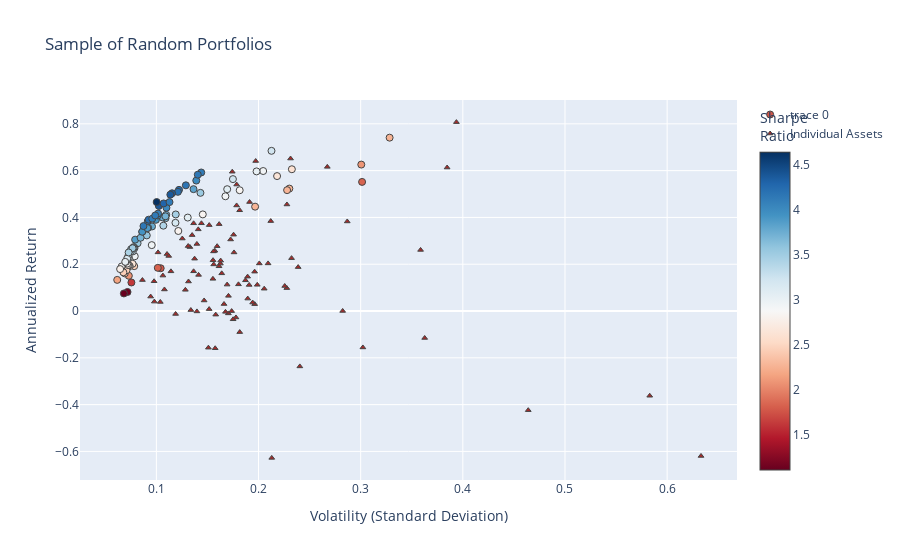

Write notebook code for a chart like this one.
### Code cell
fig = go.Figure()
fig.add_trace(go.Scatter(
    x=mean_variance_pairs[:, 1]**0.5,
    y=mean_variance_pairs[:, 0],
    mode='markers',
    marker=dict(
        color=(mean_variance_pairs[:, 0])/(mean_variance_pairs[:, 1]**0.5),
        showscale=True, 
        size=7,
        line=dict(width=1),
        colorscale="RdBu",
        colorbar=dict(title="Sharpe<br>Ratio")
    ),
    hoverinfo='text',
    text=hover_texts
))

fig.add_trace(go.Scatter(
    x=volatility, 
    y=annualized_returns,
    mode='markers',
    hoverinfo='text',
    hovertext=[
        f"{name} <br>Volatility: {vol:.2f} <br>Returns: {ret:.2%} <br>Sharpe Ratio: {sr:.2f}"
        for name, vol, ret, sr in zip(names, volatility, annualized_returns, sharpe_ratios)
    ],
    marker=dict(
        color='brown',
        size=5,
        symbol='triangle-up',  # Sets the marker shape to a triangle
        line=dict(width=1)
    ),
    name="Individual Assets"
))

fig.update_layout(
    title='Sample of Random Portfolios',
    xaxis_title='Volatility (Standard Deviation)',
    yaxis_title='Annualized Return',
)

fig.show()

### Figure 1 — Plotly figure (JSON) as saved in the notebook; plotly's stock layout.template omitted (floating-point values rounded to 4 significant figures)
{"data": [{"hoverinfo": "text", "marker": {"color": [1.756, 2.815, 1.82, 2.969, 2.839, 2.268, 3.774, 3.055, 3.47, 2.451, 2.95, 1.615, 3.177, 3.549, 2.273, 2.628, 3.87, 3.309, 2.062, 2.843, 2.266, 1.135, 2.926, 3.528, 1.103, 3.85, 3.751, 4.239, 2.327, 3.413, 3.916, 4.19, 4.019, 2.598, 1.831, 2.664, 4.206, 2.462, 4.362, 3.223, 2.722, 4.375, 3.394, 3.115, 2.443, 3.639, 3.768, 3.566, 2.883, 2.838, 3.426, 3.717, 3.927, 2.605, 4.224, 4.025, 3.075, 3.248, 2.082, 4.383, 2.644, 4.293, 3.82, 4.096, 2.999, 2.925, 2.158, 2.257, 4.125, 3.702, 4.009, 3.076, 3.135, 4.643, 4.111, 3.932, 3.888, 3.219, 4.115, 3.514, 4.129, 3.022, 3.013, 4.169, 3.511, 3.469, 3.499, 4.156, 2.779, 3.435, 4.146], "colorbar": {"title": {"text": "Sharpe<br>Ratio"}}, "colorscale": [[0, "rgb(103,0,31)"], [0.1, "rgb(178,24,43)"], [0.2, "rgb(214,96,77)"], [0.3, "rgb(244,165,130)"], [0.4, "rgb(253,219,199)"], [0.5, "rgb(247,247,247)"], [0.6, "rgb(209,229,240)"], [0.7, "rgb(146,197,222)"], [0.8, "rgb(67,147,195)"], [0.9, "rgb(33,102,172)"], [1, "rgb(5,48,97)"]], "line": {"width": 1}, "showscale": true, "size": 7}, "mode": "markers", "text": ["Return: 18.30%<br>Volatility: 0.10<br>WFC_Close: Weight=0.05<br>ACN_Close: Weight=0.24<br>ORCL_Close: Weight=0.20<br>RMD_Close: Weight=0.26<br>ETN_Close: Weight=0.24", "Return: 34.21%<br>Volatility: 0.12<br>MSFT_Close: Weight=0.52<br>V_Close: Weight=0.32<br>INTC_Close: Weight=0.16", "Return: 18.46%<br>Volatility: 0.10<br>AEP_Close: Weight=0.15<br>ETN_Close: Weight=0.52<br>ACN_Close: Weight=0.33", "Return: 23.41%<br>Volatility: 0.08<br>TMO_Close: Weight=0.23<br>NEE_Close: Weight=0.25<br>BAC_Close: Weight=0.23<br>ORCL_Close: Weight=0.13<br>MCD_Close: Weight=0.17", "Return: 41.30%<br>Volatility: 0.15<br>BABA_Close: Weight=0.33<br>KO_Close: Weight=0.24<br>BAC_Close: Weight=0.21<br>VRTX_Close: Weight=0.22<br>JNJ_Close: Weight=0.00", "Return: 44.61%<br>Volatility: 0.20<br>DIS_Close: Weight=0.12<br>EW_Close: Weight=0.12<br>NVDA_Close: Weight=0.37<br>META_Close: Weight=0.39", "Return: 36.14%<br>Volatility: 0.10<br>CAT_Close: Weight=0.27<br>DIS_Close: Weight=0.33<br>ABBV_Close: Weight=0.31<br>ABT_Close: Weight=0.09", "Return: 39.94%<br>Volatility: 0.13<br>ABBV_Close: Weight=0.61<br>COST_Close: Weight=0.03<br>V_Close: Weight=0.14<br>BTI_Close: Weight=0.23", "Return: 41.28%<br>Volatility: 0.12<br>BABA_Close: Weight=0.38<br>WMT_Close: Weight=0.14<br>MMM_Close: Weight=0.29<br>RMD_Close: Weight=0.04<br>SYY_Close: Weight=0.15", "Return: 19.19%<br>Volatility: 0.08<br>GS_Close: Weight=0.00<br>GM_Close: Weight=0.07<br>PG_Close: Weight=0.07<br>MSFT_Close: Weight=0.23<br>AEP_Close: Weight=0.62", "Return: 28.17%<br>Volatility: 0.10<br>CAT_Close: Weight=0.08<br>V_Close: Weight=0.28<br>UNH_Close: Weight=0.32<br>QCOM_Close: Weight=0.22<br>K_Close: Weight=0.10", "Return: 12.20%<br>Volatility: 0.08<br>PEP_Close: Weight=0.52<br>DUK_Close: Weight=0.32<br>SAP_Close: Weight=0.16", "Return: 37.70%<br>Volatility: 0.12<br>BABA_Close: Weight=0.02<br>MCD_Close: Weight=0.74<br>MSFT_Close: Weight=0.25", "Return: 28.97%<br>Volatility: 0.08<br>ACN_Close: Weight=0.31<br>DUK_Close: Weight=0.34<br>EMR_Close: Weight=0.05<br>KO_Close: Weight=0.02<br>BA_Close: Weight=0.29", "Return: 52.33%<br>Volatility: 0.23<br>WMT_Close: Weight=0.01<br>NVDA_Close: Weight=0.49<br>GOOG_Close: Weight=0.44<br>PFE_Close: Weight=0.07", "Return: 20.18%<br>Volatility: 0.08<br>ABT_Close: Weight=0.02<br>LMT_Close: Weight=0.48<br>DUK_Close: Weight=0.34<br>MSFT_Close: Weight=0.16", "Return: 35.60%<br>Volatility: 0.09<br>CAT_Close: Weight=0.16<br>UNH_Close: Weight=0.12<br>ISRG_Close: Weight=0.19<br>NKE_Close: Weight=0.04<br>LMT_Close: Weight=0.49", "Return: 25.48%<br>Volatility: 0.08<br>HON_Close: Weight=0.30<br>T_Close: Weight=0.15<br>MCD_Close: Weight=0.24<br>V_Close: Weight=0.30", "Return: 15.07%<br>Volatility: 0.07<br>JPM_Close: Weight=0.21<br>TXN_Close: Weight=0.04<br>RMD_Close: Weight=0.18<br>ACN_Close: Weight=0.11<br>DUK_Close: Weight=0.47", "Return: 51.63%<br>Volatility: 0.18<br>COST_Close: Weight=0.09<br>DE_Close: Weight=0.43<br>PFE_Close: Weight=0.10<br>NVDA_Close: Weight=0.37", "Return: 51.67%<br>Volatility: 0.23<br>RMD_Close: Weight=0.08<br>NVDA_Close: Weight=0.46<br>GOOG_Close: Weight=0.46", "Return: 8.14%<br>Volatility: 0.07<br>MDT_Close: Weight=0.05<br>SRE_Close: Weight=0.26<br>DUK_Close: Weight=0.26<br>PFE_Close: Weight=0.29<br>CRM_Close: Weight=0.15", "Return: 49.04%<br>Volatility: 0.17<br>NEE_Close: Weight=0.37<br>BABA_Close: Weight=0.54<br>NVDA_Close: Weight=0.08", "Return: 50.51%<br>Volatility: 0.14<br>CAT_Close: Weight=0.34<br>ISRG_Close: Weight=0.61<br>MDT_Close: Weight=0.05", "Return: 7.53%<br>Volatility: 0.07<br>ACN_Close: Weight=0.14<br>F_Close: Weight=0.19<br>HD_Close: Weight=0.06<br>PG_Close: Weight=0.34<br>SO_Close: Weight=0.26", "Return: 30.51%<br>Volatility: 0.08<br>JNJ_Close: Weight=0.23<br>DUK_Close: Weight=0.16<br>HON_Close: Weight=0.31<br>BA_Close: Weight=0.30", "Return: 41.12%<br>Volatility: 0.11<br>AEP_Close: Weight=0.07<br>JNJ_Close: Weight=0.23<br>CAT_Close: Weight=0.38<br>TXN_Close: Weight=0.33", "Return: 51.79%<br>Volatility: 0.12<br>ABT_Close: Weight=0.06<br>V_Close: Weight=0.05<br>BA_Close: Weight=0.35<br>ZBH_Close: Weight=0.11<br>CAT_Close: Weight=0.42", "Return: 16.09%<br>Volatility: 0.07<br>LLY_Close: Weight=0.22<br>LMT_Close: Weight=0.25<br>JPM_Close: Weight=0.21<br>AEP_Close: Weight=0.32", "Return: 36.48%<br>Volatility: 0.11<br>ABBV_Close: Weight=0.29<br>V_Close: Weight=0.59<br>EMR_Close: Weight=0.12", "Return: 38.99%<br>Volatility: 0.10<br>SYY_Close: Weight=0.28<br>MA_Close: Weight=0.31<br>BA_Close: Weight=0.35<br>SNAP_Close: Weight=0.00<br>AAPL_Close: Weight=0.05", "Return: 38.38%<br>Volatility: 0.09<br>ABT_Close: Weight=0.25<br>WMT_Close: Weight=0.26<br>BA_Close: Weight=0.23<br>V_Close: Weight=0.07<br>SYK_Close: Weight=0.19", "Return: 44.15%<br>Volatility: 0.11<br>ABBV_Close: Weight=0.41<br>TXN_Close: Weight=0.32<br>MCD_Close: Weight=0.27", "Return: 19.20%<br>Volatility: 0.07<br>V_Close: Weight=0.23<br>XOM_Close: Weight=0.34<br>HON_Close: Weight=0.42", "Return: 55.19%<br>Volatility: 0.30<br>AAPL_Close: Weight=0.15<br>ABBV_Close: Weight=0.10<br>VRTX_Close: Weight=0.75", "Return: 19.48%<br>Volatility: 0.07<br>GM_Close: Weight=0.18<br>JNJ_Close: Weight=0.16<br>DIS_Close: Weight=0.04<br>NEE_Close: Weight=0.37<br>SAP_Close: Weight=0.25", "Return: 50.93%<br>Volatility: 0.12<br>GOOG_Close: Weight=0.14<br>BA_Close: Weight=0.30<br>PYPL_Close: Weight=0.29<br>MCD_Close: Weight=0.26", "Return: 17.43%<br>Volatility: 0.07<br>LMT_Close: Weight=0.35<br>JNJ_Close: Weight=0.15<br>ACN_Close: Weight=0.17<br>PG_Close: Weight=0.32<br>MMM_Close: Weight=0.02", "Return: 50.33%<br>Volatility: 0.12<br>LLY_Close: Weight=0.16<br>CAT_Close: Weight=0.36<br>BA_Close: Weight=0.42<br>GOOG_Close: Weight=0.06", "Return: 56.38%<br>Volatility: 0.17<br>UNH_Close: Weight=0.02<br>MCD_Close: Weight=0.29<br>PYPL_Close: Weight=0.68", "Return: 19.64%<br>Volatility: 0.07<br>BA_Close: Weight=0.05<br>META_Close: Weight=0.10<br>HON_Close: Weight=0.05<br>AEP_Close: Weight=0.54<br>CVX_Close: Weight=0.26", "Return: 49.74%<br>Volatility: 0.11<br>BA_Close: Weight=0.38<br>KO_Close: Weight=0.25<br>CAT_Close: Weight=0.38", "Return: 25.53%<br>Volatility: 0.08<br>MCD_Close: Weight=0.33<br>UNH_Close: Weight=0.08<br>DIS_Close: Weight=0.26<br>ISRG_Close: Weight=0.17<br>JNJ_Close: Weight=0.16", "Return: 22.79%<br>Volatility: 0.07<br>NEE_Close: Weight=0.40<br>HD_Close: Weight=0.09<br>VZ_Close: Weight=0.10<br>ORCL_Close: Weight=0.13<br>ACN_Close: Weight=0.29", "Return: 16.55%<br>Volatility: 0.07<br>LMT_Close: Weight=0.18<br>JNJ_Close: Weight=0.36<br>PEP_Close: Weight=0.04<br>KO_Close: Weight=0.42", "Return: 39.65%<br>Volatility: 0.11<br>GOOGL_Close: Weight=0.33<br>SYY_Close: Weight=0.22<br>BA_Close: Weight=0.45", "Return: 39.99%<br>Volatility: 0.11<br>PEP_Close: Weight=0.17<br>ABBV_Close: Weight=0.50<br>MCD_Close: Weight=0.24<br>EMR_Close: Weight=0.09", "Return: 32.32%<br>Volatility: 0.09<br>ABBV_Close: Weight=0.34<br>RTX_Close: Weight=0.18<br>AEP_Close: Weight=0.11<br>HON_Close: Weight=0.23<br>CRM_Close: Weight=0.14", "Return: 19.04%<br>Volatility: 0.07<br>XOM_Close: Weight=0.23<br>DUK_Close: Weight=0.28<br>WMT_Close: Weight=0.23<br>LMT_Close: Weight=0.22<br>GOOGL_Close: Weight=0.04", "Return: 20.29%<br>Volatility: 0.07<br>NEE_Close: Weight=0.22<br>LMT_Close: Weight=0.19<br>WFC_Close: Weight=0.22<br>SYY_Close: Weight=0.14<br>MMM_Close: Weight=0.23", "Return: 26.94%<br>Volatility: 0.08<br>PYPL_Close: Weight=0.09<br>MCD_Close: Weight=0.19<br>RTX_Close: Weight=0.23<br>AEP_Close: Weight=0.27<br>ACN_Close: Weight=0.23", "Return: 40.48%<br>Volatility: 0.11<br>V_Close: Weight=0.63<br>CAT_Close: Weight=0.09<br>ABBV_Close: Weight=0.29", "Return: 33.87%<br>Volatility: 0.09<br>ABT_Close: Weight=0.18<br>BABA_Close: Weight=0.20<br>GOOG_Close: Weight=0.01<br>WMT_Close: Weight=0.09<br>NEE_Close: Weight=0.52", "Return: 60.60%<br>Volatility: 0.23<br>DHR_Close: Weight=0.05<br>BABA_Close: Weight=0.44<br>CMCSA_Close: Weight=0.00<br>NVDA_Close: Weight=0.39<br>AEP_Close: Weight=0.12", "Return: 39.04%<br>Volatility: 0.09<br>BA_Close: Weight=0.22<br>HD_Close: Weight=0.19<br>UNH_Close: Weight=0.47<br>GOOG_Close: Weight=0.05<br>ACN_Close: Weight=0.07", "Return: 40.84%<br>Volatility: 0.10<br>KO_Close: Weight=0.18<br>CAT_Close: Weight=0.26<br>PYPL_Close: Weight=0.28<br>PEP_Close: Weight=0.28", "Return: 52.08%<br>Volatility: 0.17<br>NVDA_Close: Weight=0.25<br>WMT_Close: Weight=0.70<br>MA_Close: Weight=0.05", "Return: 23.58%<br>Volatility: 0.07<br>JPM_Close: Weight=0.18<br>NEE_Close: Weight=0.36<br>HON_Close: Weight=0.46", "Return: 62.59%<br>Volatility: 0.30<br>NVDA_Close: Weight=0.76<br>PG_Close: Weight=0.21<br>MS_Close: Weight=0.03", "Return: 44.91%<br>Volatility: 0.10<br>BA_Close: Weight=0.34<br>MA_Close: Weight=0.29<br>MCD_Close: Weight=0.37", "Return: 57.67%<br>Volatility: 0.22<br>BA_Close: Weight=0.27<br>NVDA_Close: Weight=0.52<br>MO_Close: Weight=0.21", "Return: 45.99%<br>Volatility: 0.11<br>DE_Close: Weight=0.12<br>ABBV_Close: Weight=0.35<br>TXN_Close: Weight=0.19<br>WMT_Close: Weight=0.34", "Return: 52.09%<br>Volatility: 0.14<br>CAT_Close: Weight=0.46<br>ISRG_Close: Weight=0.23<br>AMZN_Close: Weight=0.31", "Return: 41.66%<br>Volatility: 0.10<br>BA_Close: Weight=0.40<br>UNH_Close: Weight=0.30<br>LMT_Close: Weight=0.30", "Return: 21.09%<br>Volatility: 0.07<br>VZ_Close: Weight=0.14<br>DUK_Close: Weight=0.27<br>CVX_Close: Weight=0.17<br>MCD_Close: Weight=0.33<br>META_Close: Weight=0.10", "Return: 59.84%<br>Volatility: 0.20<br>PYPL_Close: Weight=0.44<br>SYK_Close: Weight=0.24<br>NVDA_Close: Weight=0.33", "Return: 13.32%<br>Volatility: 0.06<br>F_Close: Weight=0.12<br>NEE_Close: Weight=0.35<br>JPM_Close: Weight=0.05<br>KO_Close: Weight=0.31<br>DIS_Close: Weight=0.18", "Return: 74.09%<br>Volatility: 0.33<br>DE_Close: Weight=0.18<br>ISRG_Close: Weight=0.01<br>NVDA_Close: Weight=0.81", "Return: 46.56%<br>Volatility: 0.11<br>VRTX_Close: Weight=0.16<br>HON_Close: Weight=0.26<br>WMT_Close: Weight=0.26<br>BA_Close: Weight=0.31", "Return: 31.32%<br>Volatility: 0.08<br>MO_Close: Weight=0.02<br>MCD_Close: Weight=0.38<br>UNH_Close: Weight=0.21<br>HON_Close: Weight=0.38", "Return: 55.75%<br>Volatility: 0.14<br>PYPL_Close: Weight=0.42<br>BA_Close: Weight=0.43<br>SYY_Close: Weight=0.15", "Return: 21.94%<br>Volatility: 0.07<br>LLY_Close: Weight=0.13<br>KO_Close: Weight=0.29<br>UNH_Close: Weight=0.32<br>LMT_Close: Weight=0.27", "Return: 22.39%<br>Volatility: 0.07<br>DUK_Close: Weight=0.29<br>UNH_Close: Weight=0.08<br>HD_Close: Weight=0.27<br>HON_Close: Weight=0.36", "Return: 46.58%<br>Volatility: 0.10<br>HD_Close: Weight=0.20<br>DE_Close: Weight=0.18<br>BA_Close: Weight=0.32<br>WMT_Close: Weight=0.30", "Return: 39.47%<br>Volatility: 0.10<br>BA_Close: Weight=0.16<br>META_Close: Weight=0.24<br>UNH_Close: Weight=0.28<br>CAT_Close: Weight=0.18<br>NKE_Close: Weight=0.14", "Return: 33.88%<br>Volatility: 0.09<br>UNH_Close: Weight=0.34<br>PG_Close: Weight=0.24<br>HD_Close: Weight=0.20<br>CAT_Close: Weight=0.23", "Return: 35.45%<br>Volatility: 0.09<br>CAT_Close: Weight=0.27<br>KO_Close: Weight=0.32<br>DIS_Close: Weight=0.01<br>DE_Close: Weight=0.21<br>LMT_Close: Weight=0.20", "Return: 68.47%<br>Volatility: 0.21<br>WMT_Close: Weight=0.08<br>NVDA_Close: Weight=0.48<br>BA_Close: Weight=0.43", "Return: 59.22%<br>Volatility: 0.14<br>WMT_Close: Weight=0.25<br>PYPL_Close: Weight=0.42<br>CAT_Close: Weight=0.32", "Return: 27.31%<br>Volatility: 0.08<br>SYY_Close: Weight=0.10<br>HD_Close: Weight=0.30<br>MCD_Close: Weight=0.31<br>JNJ_Close: Weight=0.23<br>F_Close: Weight=0.06", "Return: 40.84%<br>Volatility: 0.10<br>MCD_Close: Weight=0.23<br>V_Close: Weight=0.31<br>ABT_Close: Weight=0.19<br>CAT_Close: Weight=0.26", "Return: 21.01%<br>Volatility: 0.07<br>KO_Close: Weight=0.23<br>NEE_Close: Weight=0.17<br>DUK_Close: Weight=0.11<br>META_Close: Weight=0.23<br>LMT_Close: Weight=0.25", "Return: 59.68%<br>Volatility: 0.20<br>ABBV_Close: Weight=0.18<br>SYY_Close: Weight=0.12<br>NVDA_Close: Weight=0.47<br>WMT_Close: Weight=0.23", "Return: 53.73%<br>Volatility: 0.13<br>BIIB_Close: Weight=0.11<br>ABBV_Close: Weight=0.43<br>CAT_Close: Weight=0.46", "Return: 26.44%<br>Volatility: 0.08<br>CVX_Close: Weight=0.17<br>DUK_Close: Weight=0.26<br>LMT_Close: Weight=0.21<br>AEP_Close: Weight=0.13<br>CAT_Close: Weight=0.24", "Return: 26.95%<br>Volatility: 0.08<br>ABT_Close: Weight=0.28<br>COST_Close: Weight=0.10<br>ORCL_Close: Weight=0.13<br>KO_Close: Weight=0.28<br>BA_Close: Weight=0.21", "Return: 26.85%<br>Volatility: 0.08<br>MRK_Close: Weight=0.15<br>KO_Close: Weight=0.24<br>MMM_Close: Weight=0.31<br>BA_Close: Weight=0.18<br>ABBV_Close: Weight=0.13", "Return: 36.31%<br>Volatility: 0.09<br>WMT_Close: Weight=0.21<br>ABBV_Close: Weight=0.26<br>NVDA_Close: Weight=0.08<br>EXC_Close: Weight=0.25<br>JPM_Close: Weight=0.21", "Return: 17.93%<br>Volatility: 0.06<br>BSX_Close: Weight=0.09<br>JNJ_Close: Weight=0.17<br>MCD_Close: Weight=0.25<br>NEE_Close: Weight=0.26<br>DIS_Close: Weight=0.23", "Return: 25.02%<br>Volatility: 0.07<br>JNJ_Close: Weight=0.21<br>MCD_Close: Weight=0.26<br>V_Close: Weight=0.24<br>AEP_Close: Weight=0.26<br>PFE_Close: Weight=0.03", "Return: 58.28%<br>Volatility: 0.14<br>BA_Close: Weight=0.77<br>ABBV_Close: Weight=0.23<br>BABA_Close: Weight=0.00"], "type": "scatter", "x": [0.1042, 0.1215, 0.1014, 0.07885, 0.1455, 0.1967, 0.09576, 0.1307, 0.119, 0.07831, 0.09549, 0.07557, 0.1187, 0.08162, 0.2302, 0.07679, 0.09197, 0.07701, 0.07307, 0.1816, 0.228, 0.07177, 0.1676, 0.1432, 0.06822, 0.07924, 0.1096, 0.1222, 0.06912, 0.1069, 0.09956, 0.0916, 0.1099, 0.07392, 0.3014, 0.07314, 0.1211, 0.07081, 0.1154, 0.175, 0.07218, 0.1137, 0.07522, 0.07317, 0.06774, 0.109, 0.1061, 0.09064, 0.06605, 0.07147, 0.07865, 0.1089, 0.08624, 0.2326, 0.09242, 0.1015, 0.1693, 0.0726, 0.3006, 0.1025, 0.2182, 0.1071, 0.1364, 0.1017, 0.07033, 0.2046, 0.0617, 0.3283, 0.1129, 0.08458, 0.1391, 0.07133, 0.07142, 0.1003, 0.09602, 0.08616, 0.09118, 0.2127, 0.1439, 0.07773, 0.0989, 0.06954, 0.1981, 0.1289, 0.0753, 0.0777, 0.07674, 0.08738, 0.06453, 0.07284, 0.1406], "y": [0.183, 0.3421, 0.1846, 0.2341, 0.413, 0.4461, 0.3614, 0.3994, 0.4128, 0.1919, 0.2817, 0.122, 0.377, 0.2897, 0.5233, 0.2018, 0.356, 0.2548, 0.1507, 0.5163, 0.5167, 0.08144, 0.4904, 0.5051, 0.07526, 0.3051, 0.4112, 0.5179, 0.1609, 0.3648, 0.3899, 0.3838, 0.4415, 0.192, 0.5519, 0.1948, 0.5093, 0.1743, 0.5033, 0.5638, 0.1964, 0.4974, 0.2553, 0.2279, 0.1655, 0.3965, 0.3999, 0.3232, 0.1904, 0.2029, 0.2694, 0.4048, 0.3387, 0.606, 0.3904, 0.4084, 0.5208, 0.2358, 0.6259, 0.4491, 0.5767, 0.4599, 0.5209, 0.4166, 0.2109, 0.5984, 0.1332, 0.7409, 0.4656, 0.3132, 0.5575, 0.2194, 0.2239, 0.4658, 0.3947, 0.3388, 0.3545, 0.6847, 0.5922, 0.2731, 0.4084, 0.2101, 0.5968, 0.5373, 0.2644, 0.2695, 0.2685, 0.3631, 0.1793, 0.2502, 0.5828]}, {"hoverinfo": "text", "hovertext": ["RDY_Close <br>Volatility: 0.30 <br>Returns: -15.56% <br>Sharpe Ratio: -0.52", "SYY_Close <br>Volatility: 0.16 <br>Returns: 19.12% <br>Sharpe Ratio: 1.19", "RMD_Close <br>Volatility: 0.20 <br>Returns: 20.34% <br>Sharpe Ratio: 1.01", "GE_Close <br>Volatility: 0.21 <br>Returns: -62.75% <br>Sharpe Ratio: -2.95", "XOM_Close <br>Volatility: 0.10 <br>Returns: 3.88% <br>Sharpe Ratio: 0.37", "BAC_Close <br>Volatility: 0.21 <br>Returns: 20.36% <br>Sharpe Ratio: 0.97", "SAP_Close <br>Volatility: 0.14 <br>Returns: 22.38% <br>Sharpe Ratio: 1.63", "F_Close <br>Volatility: 0.17 <br>Returns: 3.00% <br>Sharpe Ratio: 0.18", "ISRG_Close <br>Volatility: 0.19 <br>Returns: 46.59% <br>Sharpe Ratio: 2.44", "ETN_Close <br>Volatility: 0.16 <br>Returns: 13.76% <br>Sharpe Ratio: 0.89", "PG_Close <br>Volatility: 0.10 <br>Returns: 4.02% <br>Sharpe Ratio: 0.41", "EMR_Close <br>Volatility: 0.16 <br>Returns: 20.27% <br>Sharpe Ratio: 1.25", "UA_Close <br>Volatility: 0.46 <br>Returns: -42.37% <br>Sharpe Ratio: -0.91", "K_Close <br>Volatility: 0.18 <br>Returns: -9.01% <br>Sharpe Ratio: -0.50", "PM_Close <br>Volatility: 0.14 <br>Returns: -0.16% <br>Sharpe Ratio: -0.01", "WMT_Close <br>Volatility: 0.18 <br>Returns: 43.06% <br>Sharpe Ratio: 2.37", "TMO_Close <br>Volatility: 0.16 <br>Returns: 21.55% <br>Sharpe Ratio: 1.32", "GIS_Close <br>Volatility: 0.17 <br>Returns: -0.03% <br>Sharpe Ratio: -0.00", "AAPL_Close <br>Volatility: 0.18 <br>Returns: 25.04% <br>Sharpe Ratio: 1.42", "CAT_Close <br>Volatility: 0.20 <br>Returns: 64.11% <br>Sharpe Ratio: 3.25", "INTC_Close <br>Volatility: 0.18 <br>Returns: 32.63% <br>Sharpe Ratio: 1.86", "ABBV_Close <br>Volatility: 0.18 <br>Returns: 54.05% <br>Sharpe Ratio: 3.03", "MA_Close <br>Volatility: 0.14 <br>Returns: 37.50% <br>Sharpe Ratio: 2.60", "GILD_Close <br>Volatility: 0.19 <br>Returns: 5.32% <br>Sharpe Ratio: 0.28", "VZ_Close <br>Volatility: 0.17 <br>Returns: 11.30% <br>Sharpe Ratio: 0.67", "AMD_Close <br>Volatility: 0.58 <br>Returns: -36.20% <br>Sharpe Ratio: -0.62", "AEP_Close <br>Volatility: 0.11 <br>Returns: 15.15% <br>Sharpe Ratio: 1.42", "MSFT_Close <br>Volatility: 0.15 <br>Returns: 36.72% <br>Sharpe Ratio: 2.42", "MO_Close <br>Volatility: 0.18 <br>Returns: -2.75% <br>Sharpe Ratio: -0.15", "SO_Close <br>Volatility: 0.12 <br>Returns: -1.26% <br>Sharpe Ratio: -0.11", "MCD_Close <br>Volatility: 0.14 <br>Returns: 37.50% <br>Sharpe Ratio: 2.75", "V_Close <br>Volatility: 0.13 <br>Returns: 30.98% <br>Sharpe Ratio: 2.47", "UNH_Close <br>Volatility: 0.14 <br>Returns: 34.90% <br>Sharpe Ratio: 2.48", "PFE_Close <br>Volatility: 0.11 <br>Returns: 9.22% <br>Sharpe Ratio: 0.85", "SNAP_Close <br>Volatility: 0.63 <br>Returns: -61.94% <br>Sharpe Ratio: -0.98", "KR_Close <br>Volatility: 0.36 <br>Returns: -11.51% <br>Sharpe Ratio: -0.32", "ORCL_Close <br>Volatility: 0.19 <br>Returns: 13.13% <br>Sharpe Ratio: 0.70", "MDT_Close <br>Volatility: 0.15 <br>Returns: 0.82% <br>Sharpe Ratio: 0.05", "SYK_Close <br>Volatility: 0.16 <br>Returns: 21.73% <br>Sharpe Ratio: 1.40", "ABT_Close <br>Volatility: 0.14 <br>Returns: 28.67% <br>Sharpe Ratio: 2.05", "KO_Close <br>Volatility: 0.09 <br>Returns: 13.24% <br>Sharpe Ratio: 1.53", "VRTX_Close <br>Volatility: 0.38 <br>Returns: 61.33% <br>Sharpe Ratio: 1.59", "TSLA_Close <br>Volatility: 0.36 <br>Returns: 26.10% <br>Sharpe Ratio: 0.73", "PEP_Close <br>Volatility: 0.10 <br>Returns: 12.73% <br>Sharpe Ratio: 1.30", "BIIB_Close <br>Volatility: 0.23 <br>Returns: 9.80% <br>Sharpe Ratio: 0.43", "NKE_Close <br>Volatility: 0.23 <br>Returns: 10.70% <br>Sharpe Ratio: 0.47", "BSX_Close <br>Volatility: 0.17 <br>Returns: -1.01% <br>Sharpe Ratio: -0.06", "BA_Close <br>Volatility: 0.17 <br>Returns: 59.54% <br>Sharpe Ratio: 3.42", "GOOGL_Close <br>Volatility: 0.16 <br>Returns: 25.77% <br>Sharpe Ratio: 1.64", "RTX_Close <br>Volatility: 0.14 <br>Returns: 16.98% <br>Sharpe Ratio: 1.24", "COST_Close <br>Volatility: 0.20 <br>Returns: 11.21% <br>Sharpe Ratio: 0.56", "LMT_Close <br>Volatility: 0.11 <br>Returns: 24.36% <br>Sharpe Ratio: 2.21", "NEE_Close <br>Volatility: 0.11 <br>Returns: 23.55% <br>Sharpe Ratio: 2.10", "TXN_Close <br>Volatility: 0.16 <br>Returns: 37.14% <br>Sharpe Ratio: 2.30", "CRM_Close <br>Volatility: 0.16 <br>Returns: 25.48% <br>Sharpe Ratio: 1.63", "DIS_Close <br>Volatility: 0.16 <br>Returns: -1.54% <br>Sharpe Ratio: -0.10", "HON_Close <br>Volatility: 0.10 <br>Returns: 25.07% <br>Sharpe Ratio: 2.47", "PYPL_Close <br>Volatility: 0.23 <br>Returns: 65.17% <br>Sharpe Ratio: 2.82", "JPM_Close <br>Volatility: 0.16 <br>Returns: 19.92% <br>Sharpe Ratio: 1.28", "NFLX_Close <br>Volatility: 0.29 <br>Returns: 38.28% <br>Sharpe Ratio: 1.33", "CVX_Close <br>Volatility: 0.14 <br>Returns: 15.44% <br>Sharpe Ratio: 1.09", "EXC_Close <br>Volatility: 0.13 <br>Returns: 12.63% <br>Sharpe Ratio: 0.96", "MS_Close <br>Volatility: 0.20 <br>Returns: 16.83% <br>Sharpe Ratio: 0.86", "NVDA_Close <br>Volatility: 0.39 <br>Returns: 80.73% <br>Sharpe Ratio: 2.05", "JNJ_Close <br>Volatility: 0.11 <br>Returns: 16.97% <br>Sharpe Ratio: 1.49", "REGN_Close <br>Volatility: 0.28 <br>Returns: 0.03% <br>Sharpe Ratio: 0.00", "BTI_Close <br>Volatility: 0.19 <br>Returns: 11.15% <br>Sharpe Ratio: 0.58", "AMGN_Close <br>Volatility: 0.17 <br>Returns: -0.36% <br>Sharpe Ratio: -0.02", "META_Close <br>Volatility: 0.17 <br>Returns: 30.58% <br>Sharpe Ratio: 1.77", "GOOG_Close <br>Volatility: 0.16 <br>Returns: 27.71% <br>Sharpe Ratio: 1.74", "EW_Close <br>Volatility: 0.23 <br>Returns: 22.60% <br>Sharpe Ratio: 0.97", "SRE_Close <br>Volatility: 0.13 <br>Returns: 0.42% <br>Sharpe Ratio: 0.03", "LLY_Close <br>Volatility: 0.15 <br>Returns: 4.51% <br>Sharpe Ratio: 0.31", "AMZN_Close <br>Volatility: 0.21 <br>Returns: 38.44% <br>Sharpe Ratio: 1.81", "IBM_Close <br>Volatility: 0.16 <br>Returns: -15.90% <br>Sharpe Ratio: -1.01", "MRK_Close <br>Volatility: 0.15 <br>Returns: -15.66% <br>Sharpe Ratio: -1.04", "BABA_Close <br>Volatility: 0.27 <br>Returns: 61.61% <br>Sharpe Ratio: 2.30", "CMCSA_Close <br>Volatility: 0.21 <br>Returns: 9.55% <br>Sharpe Ratio: 0.46", "DUK_Close <br>Volatility: 0.09 <br>Returns: 6.18% <br>Sharpe Ratio: 0.66", "HD_Close <br>Volatility: 0.14 <br>Returns: 32.45% <br>Sharpe Ratio: 2.40", "ACN_Close <br>Volatility: 0.13 <br>Returns: 27.35% <br>Sharpe Ratio: 2.06", "MMM_Close <br>Volatility: 0.13 <br>Returns: 27.77% <br>Sharpe Ratio: 2.12", "DHR_Close <br>Volatility: 0.13 <br>Returns: 9.07% <br>Sharpe Ratio: 0.71", "CPB_Close <br>Volatility: 0.24 <br>Returns: -23.67% <br>Sharpe Ratio: -0.98", "BMY_Close <br>Volatility: 0.18 <br>Returns: 11.41% <br>Sharpe Ratio: 0.63", "DE_Close <br>Volatility: 0.18 <br>Returns: 45.12% <br>Sharpe Ratio: 2.53", "QCOM_Close <br>Volatility: 0.24 <br>Returns: 18.78% <br>Sharpe Ratio: 0.79", "GS_Close <br>Volatility: 0.20 <br>Returns: 2.94% <br>Sharpe Ratio: 0.15", "GM_Close <br>Volatility: 0.19 <br>Returns: 14.71% <br>Sharpe Ratio: 0.78", "ZBH_Close <br>Volatility: 0.19 <br>Returns: 3.62% <br>Sharpe Ratio: 0.19", "ADBE_Close <br>Volatility: 0.23 <br>Returns: 45.54% <br>Sharpe Ratio: 2.00", "CSCO_Close <br>Volatility: 0.16 <br>Returns: 16.11% <br>Sharpe Ratio: 0.98", "T_Close <br>Volatility: 0.18 <br>Returns: -3.53% <br>Sharpe Ratio: -0.20", "WFC_Close <br>Volatility: 0.17 <br>Returns: 6.48% <br>Sharpe Ratio: 0.38"], "marker": {"color": "brown", "line": {"width": 1}, "size": 5, "symbol": "triangle-up"}, "mode": "markers", "name": "Individual Assets", "type": "scatter", "x": [0.3022, 0.1614, 0.2008, 0.213, 0.1039, 0.2094, 0.1374, 0.1662, 0.1912, 0.1554, 0.09803, 0.1627, 0.464, 0.1816, 0.1397, 0.1815, 0.163, 0.1737, 0.176, 0.1972, 0.1756, 0.1786, 0.1441, 0.1895, 0.1693, 0.5829, 0.1064, 0.1518, 0.1779, 0.1188, 0.1365, 0.1254, 0.141, 0.1079, 0.6332, 0.3627, 0.1872, 0.1517, 0.1555, 0.1397, 0.08636, 0.3846, 0.3586, 0.09778, 0.2277, 0.2257, 0.1705, 0.1743, 0.1573, 0.1365, 0.1988, 0.1104, 0.1121, 0.1615, 0.1559, 0.1581, 0.1016, 0.2314, 0.1562, 0.2869, 0.1413, 0.1315, 0.1962, 0.3937, 0.1143, 0.2824, 0.1908, 0.1677, 0.1727, 0.1595, 0.2323, 0.1338, 0.1468, 0.212, 0.1576, 0.1509, 0.2673, 0.2056, 0.09441, 0.135, 0.1328, 0.1311, 0.1284, 0.2404, 0.1804, 0.1786, 0.2388, 0.1963, 0.1893, 0.1943, 0.2278, 0.164, 0.1751, 0.1706], "y": [-0.1556, 0.1912, 0.2034, -0.6275, 0.0388, 0.2036, 0.2238, 0.02996, 0.4659, 0.1376, 0.04023, 0.2027, -0.4237, -0.09007, -0.001648, 0.4306, 0.2155, -0.0003008, 0.2504, 0.6411, 0.3263, 0.5405, 0.375, 0.05321, 0.113, -0.362, 0.1515, 0.3672, -0.02746, -0.01259, 0.375, 0.3098, 0.349, 0.09217, -0.6194, -0.1151, 0.1313, 0.008206, 0.2173, 0.2867, 0.1324, 0.6133, 0.261, 0.1273, 0.09799, 0.107, -0.01012, 0.5954, 0.2577, 0.1698, 0.1121, 0.2436, 0.2355, 0.3714, 0.2548, -0.01539, 0.2507, 0.6517, 0.1992, 0.3828, 0.1544, 0.1263, 0.1683, 0.8073, 0.1697, 0.0003193, 0.1115, -0.003551, 0.3058, 0.2771, 0.226, 0.004162, 0.04513, 0.3844, -0.159, -0.1566, 0.6161, 0.09549, 0.06184, 0.3245, 0.2735, 0.2777, 0.09067, -0.2367, 0.1141, 0.4512, 0.1878, 0.02945, 0.1471, 0.03617, 0.4554, 0.1611, -0.03526, 0.06484]}], "layout": {"title": {"text": "Sample of Random Portfolios"}, "xaxis": {"title": {"text": "Volatility (Standard Deviation)"}}, "yaxis": {"title": {"text": "Annualized Return"}}}}
